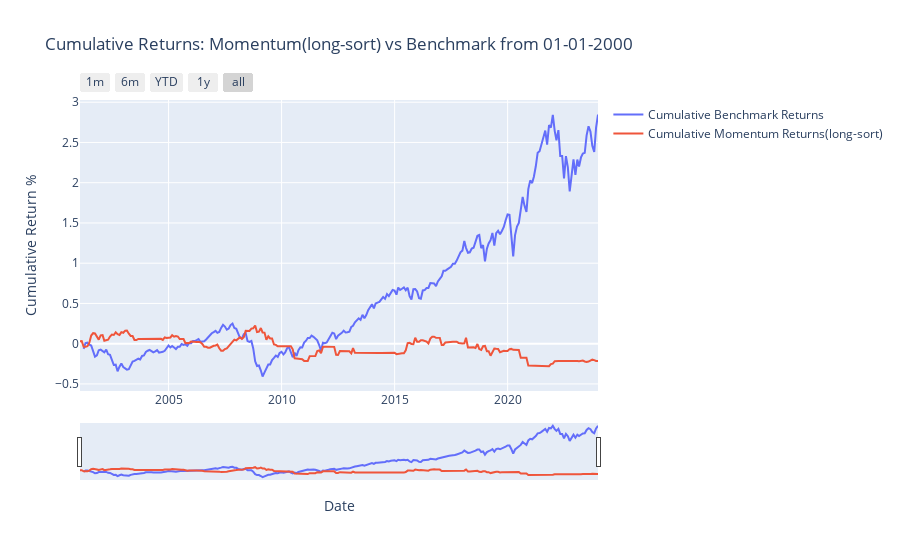

The code cell stored with this chart in its notebook:
### Code cell
# Create a Plotly figure
fig = go.Figure()

# Add the cumulative benchmark returns line trace
fig.add_trace(
    go.Scatter(
        x=cumulative_benchmark_returns.index,
        y=cumulative_benchmark_returns,
        mode='lines',
        name='Cumulative Benchmark Returns'
    )
)

# Add the cumulative momentum returns line trace
fig.add_trace(
    go.Scatter(
        x=cumulative_momentum_returns.index,
        y=cumulative_momentum_returns,
        mode='lines',
        name='Cumulative Momentum Returns(long-sort)'
    )
)

# Configure the x-axis to show months when zoomed in and add range selector buttons
fig.update_layout(
    title='Cumulative Returns: Momentum(long-sort) vs Benchmark from 01-01-2000',
    xaxis_title='Date',
    yaxis_title='Cumulative Return %',
    xaxis=dict(
        tickmode='auto',
        rangeslider=dict(
            visible=True
        ),
        rangeselector=dict(
            buttons=list([
                dict(count=1, label="1m", step="month", stepmode="backward"),
                dict(count=6, label="6m", step="month", stepmode="backward"),
                dict(count=1, label="YTD", step="year", stepmode="todate"),
                dict(count=1, label="1y", step="year", stepmode="backward"),
                dict(step="all")
            ])
        ),
        type="date"
    ),
)

# Show the plot
fig.show()

### Figure 1 — Plotly figure (JSON) as saved in the notebook; plotly's stock layout.template omitted (floating-point values rounded to 4 significant figures; data arrays with more than 128 entries replaced by an {"elided": "..."} marker saying what was removed)
{"data": [{"mode": "lines", "name": "Cumulative Benchmark Returns", "type": "scatter", "x": {"elided": "274 str values"}, "y": {"elided": "274 float values"}}, {"mode": "lines", "name": "Cumulative Momentum Returns(long-sort)", "type": "scatter", "x": {"elided": "276 str values"}, "y": {"elided": "276 float values"}}], "layout": {"title": {"text": "Cumulative Returns: Momentum(long-sort) vs Benchmark from 01-01-2000"}, "xaxis": {"rangeselector": {"buttons": [{"count": 1, "label": "1m", "step": "month", "stepmode": "backward"}, {"count": 6, "label": "6m", "step": "month", "stepmode": "backward"}, {"count": 1, "label": "YTD", "step": "year", "stepmode": "todate"}, {"count": 1, "label": "1y", "step": "year", "stepmode": "backward"}, {"step": "all"}]}, "rangeslider": {"visible": true}, "tickmode": "auto", "title": {"text": "Date"}, "type": "date"}, "yaxis": {"title": {"text": "Cumulative Return %"}}}}
